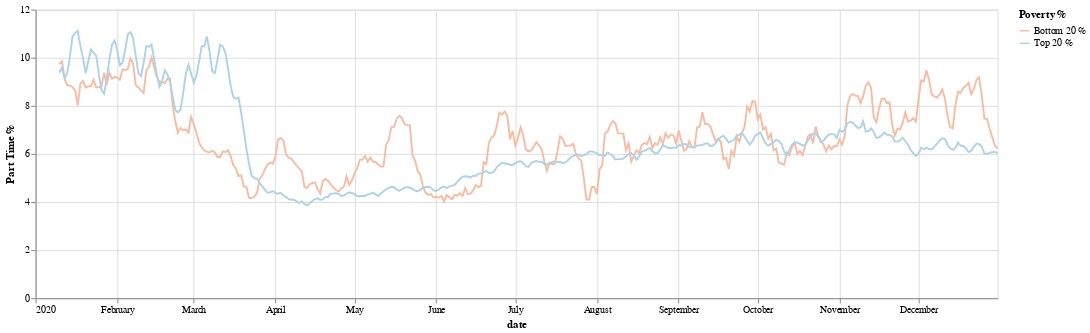

Source (notebook cell):
### Code cell
# analysis for the entire year on monthly basis
df_str = df.copy(deep=True) #make a deep copy

df_str['date'] = pd.to_datetime(df_str['date'],utc= True) # extract the months

df_str = df_str.groupby([df_str['date']]).mean().rolling(10).mean()[0:] #find the mean for the days and roll up for every 10 days

chart = alt.Chart(df_str.reset_index()).transform_fold(
    fold=['Bottom 20 %', 'Top 20 %'],
    as_ = ['Poverty %','part_time_value']
    
    ).mark_line().encode(
      x='date:T',
      y= alt.Y('part_time_value:Q', title = 'Part Time %'), color='Poverty %:N'
    ).properties(width = 1000)
chart

### Figure 1 — Vega-Lite specification as saved in the notebook (floating-point values rounded to 4 significant figures; data arrays with more than 128 entries replaced by an {"elided": "..."} marker saying what was removed)
{"config": {"view": {"continuousHeight": 300, "continuousWidth": 400}, "range": {"category": {"scheme": "redblue"}}}, "data": {"name": "data-5db292537904feac72a0552ce7c870c2"}, "mark": "line", "encoding": {"color": {"type": "nominal", "field": "Poverty %"}, "x": {"type": "temporal", "field": "date"}, "y": {"type": "quantitative", "field": "part_time_value", "title": "Part Time %"}}, "transform": [{"fold": ["Bottom 20 %", "Top 20 %"], "as": ["Poverty %", "part_time_value"]}], "width": 1000, "$schema": "https://vega.github.io/schema/vega-lite/v4.8.1.json", "datasets": {"data-5db292537904feac72a0552ce7c870c2": {"elided": "366 records"}}}
